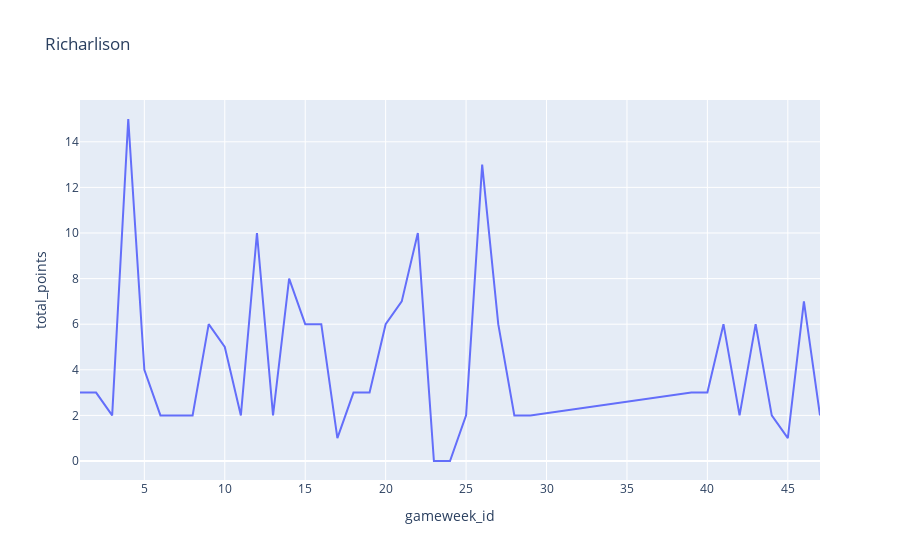

The notebook cell this image was saved under:
### Code cell
player_summary(150)

### Figure 1 — Plotly figure (JSON) as saved in the notebook; plotly's stock layout.template omitted (floating-point values rounded to 4 significant figures)
{"data": [{"hovertemplate": "gameweek_id=%{x}<br>total_points=%{y}<extra></extra>", "legendgroup": "", "line": {"color": "#636efa", "dash": "solid"}, "mode": "lines", "name": "", "showlegend": false, "type": "scatter", "x": [1, 2, 3, 4, 5, 6, 7, 8, 9, 10, 11, 12, 13, 14, 15, 16, 17, 18, 19, 20, 21, 22, 23, 24, 25, 26, 27, 28, 29, 39, 40, 41, 42, 43, 44, 45, 46, 47], "xaxis": "x", "y": [3, 3, 2, 15, 4, 2, 2, 2, 6, 5, 2, 10, 2, 8, 6, 6, 1, 3, 3, 6, 7, 10, 0, 0, 2, 13, 6, 2, 2, 3, 3, 6, 2, 6, 2, 1, 7, 2], "yaxis": "y"}], "layout": {"legend": {"tracegroupgap": 0}, "title": {"text": "Richarlison"}, "xaxis": {"anchor": "y", "domain": [0, 1], "title": {"text": "gameweek_id"}}, "yaxis": {"anchor": "x", "domain": [0, 1], "title": {"text": "total_points"}}}}
